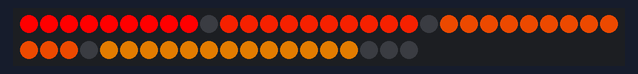
A sketch run on a simulated Arduino Uno, built with avr-gcc and run on an emulated ATmega328P. Shown: 50 RGB LEDs in strip order, left to right, continuing on the next row. Dim RGB values are drawn brighter than linear.

Above: at 0.1 s.
At 3.1 s:
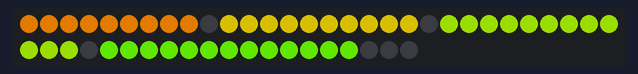
At 9.1 s:
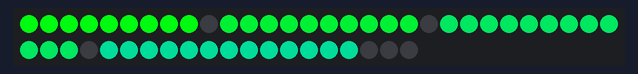
At 19.2 s:
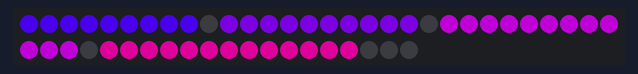
At 28.3 s:
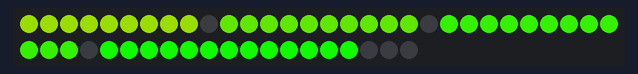
At 38.4 s:
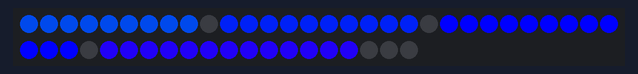

The sketch:

Hoop_Skirt_Nano_1.ino
```cpp
#include <Adafruit_NeoPixel.h>
#ifdef __AVR__
  #include <avr/power.h>
#endif

#define PIN 11
#define LEDS_LENGTH 50

// Parameter 1 = number of pixels in strip
// Parameter 2 = Arduino pin number (most are valid)
// Parameter 3 = pixel type flags, add together as needed:
//   NEO_KHZ800  800 KHz bitstream (most NeoPixel products w/WS2812 LEDs)
//   NEO_KHZ400  400 KHz (classic 'v1' (not v2) FLORA pixels, WS2811 drivers)
//   NEO_GRB     Pixels are wired for GRB bitstream (most NeoPixel products)
//   NEO_RGB     Pixels are wired for RGB bitstream (v1 FLORA pixels, not v2)
//   NEO_RGBW    Pixels are wired for RGBW bitstream (NeoPixel RGBW products)
Adafruit_NeoPixel strip = Adafruit_NeoPixel(LEDS_LENGTH, PIN, NEO_GRB + NEO_KHZ800);

// 1st-9th hoop 1
// 10th in between hooop 1 & 2
// 11th-20th in hoop 2
// 21st in between hoop 2 & 3
// 22nd-33rd in hoop 3
// 34th = in between hoop 3 & 4
// 35th-47th = hoop 4
// 48th just outside of hoop 4
// 49th-50th hang off bottom of hoop 4


void setup() {
  strip.begin();
  strip.show(); // Initialize all pixels to 'off'

  //Serial.begin(9600);
}

void loop() {
  // put your main code here, to run repeatedly:
  /*
  hoopNColor(0, Wheel(200));
  hoopNColor(1, Wheel(100));
  hoopNColor(2, Wheel(50));
  hoopNColor(3, Wheel(0));
  */
  int i, j;
  for (j=0; j<225; j=j+10) {
    for (i=0; i<4; i++) {
      hoopNColor(i, Wheel(j + (10 * i)));
    }
    delay(1000);
  }
}

void hoopNColor(int hoop, uint32_t color) {
  int firstPixel[] = {0, 10, 21, 34};
  int lastPixel[] = {8, 19, 32, 46};

  uint16_t i;
  /* Serial.print("start pixel: ");
  Serial.print(firstPixel[hoop]);
  Serial.print("\nend pixel: ");
  Serial.print(lastPixel[hoop]);
  Serial.print("\n"); */
  // for(i=0; i<strip.numPixels(); i++) {
  for (i=firstPixel[hoop]; i<(lastPixel[hoop]+1); i++) {
    // Serial.println(i);
    strip.setPixelColor(i, color);
    // strip.setPixelColor(i, Wheel(i & 255));
  }
  strip.show();
}

// Input a value 0 to 255 to get a color value.
// The colours are a transition r - g - b - back to r.

/*
 * 200 = a nice lavender purple
 * 100 = teal
 * 50 = minty to grass green
 * 0 = red
 */

uint32_t Wheel(byte WheelPos) {
  WheelPos = 255 - WheelPos;
  if(WheelPos < 85) {
    return strip.Color(255 - WheelPos * 3, 0, WheelPos * 3);
  }
  if(WheelPos < 170) {
    WheelPos -= 85;
    return strip.Color(0, WheelPos * 3, 255 - WheelPos * 3);
  }
  WheelPos -= 170;
  return strip.Color(WheelPos * 3, 255 - WheelPos * 3, 0);
}
```
